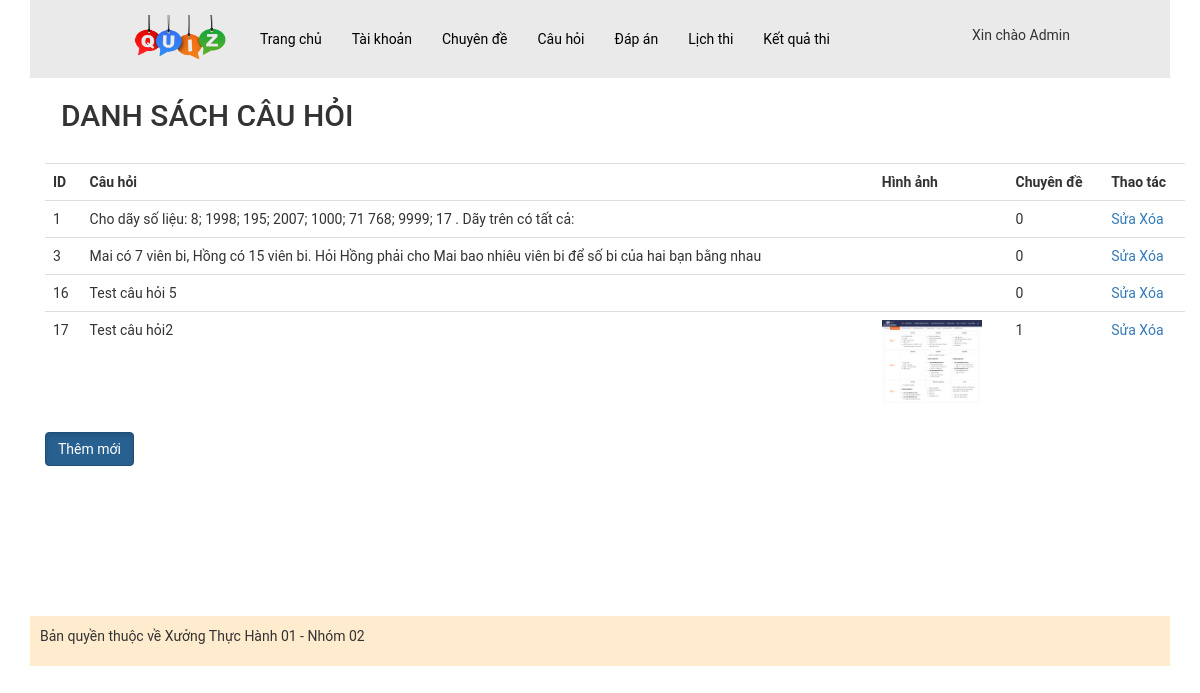
The app's page /admin/index.php?act=dsch (signed in), older data.
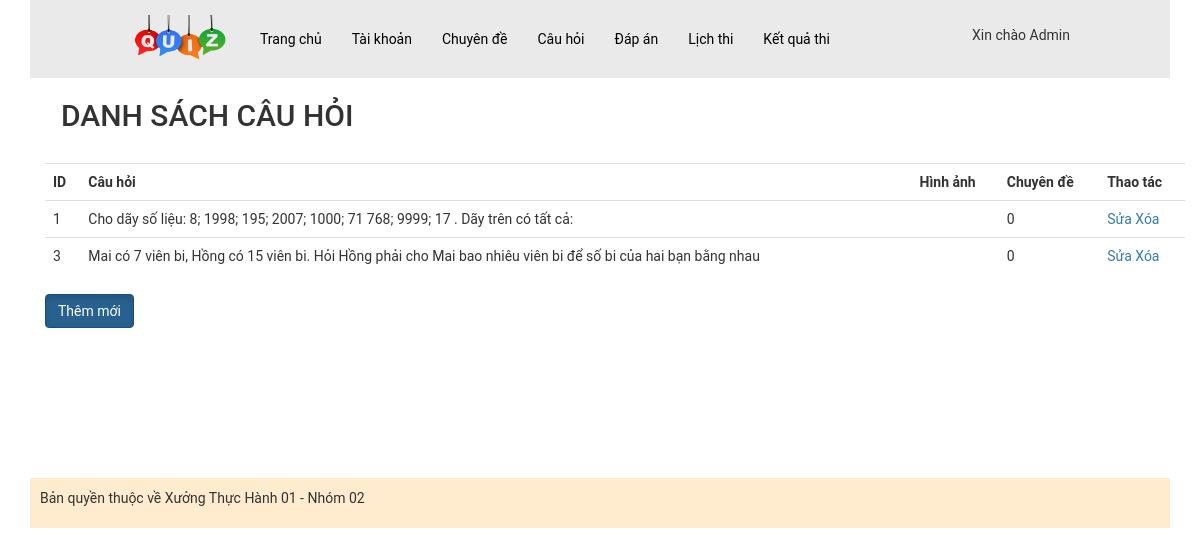
The same page, newer data.
### tables this page shows
CREATE TABLE `cauhoi` (
  `id_ch` int(11) NOT NULL,
  `content` varchar(500) NOT NULL COMMENT 'Nội dung câu hỏi (Đề bài)',
  `image` varchar(50) DEFAULT NULL,
  `id_cd` int(11) NOT NULL
);

### model/pdo.php (called while the page is built, shortened)
<?php
function pdo_get_connection(){
    $servername = "localhost";
    $username = "root";
    $password = "";
    try {
        $conn = new PDO("mysql:host=$servername;dbname=xuongth01_02", $username, $password);
        $conn->setAttribute(PDO::ATTR_ERRMODE, PDO::ERRMODE_EXCEPTION);
        return $conn;
    } catch(PDOException $e) {
        echo "Connection failed: " . $e->getMessage();
    }
}
function pdo_query($sql){
    $sql_args=array_slice(func_get_args(),1);
    try{
        $conn=pdo_get_connection();
        $stmt=$conn->prepare($sql);
        $stmt->execute($sql_args);
        $rows=$stmt->fetchAll();
        return $rows;
    }
    catch(PDOException $e){
        throw $e;
    }
    finally{
        unset($conn);
    }
}
?>

### model/cauhoi.php (called while the page is built, shortened)
<?php
function loadall_cauhoi()
{
    $sql = "select * from cauhoi order by id_ch asc";
    $listcauhoi = pdo_query($sql);
    return $listcauhoi;
}

### admin/cauhoi/list-cauhoi.php (the view)
<div class="container">
     <nav class="navbar bg-body-tertiary">
          <div class="container-fluid">
          <h2>DANH SÁCH CÂU HỎI</h2>
          </div>
     </nav>
     <div>
          <table  class="table" >
               <tr>
                    <th scope="col">ID</th>
                    <th>Câu hỏi</th>
                    <th>Hình ảnh</th>
                    <th>Chuyên đề</th>
                    <th>Thao tác</th>
               </tr>
          <?php
               foreach($listcauhoi as $cauhoi){
               extract($cauhoi);
               $suach = "index.php?act=editch&id=".$id_ch;
               $xoach = "index.php?act=xoach&id=".$id_ch;
               $hinhpath ="../uploads/".$image;
               if (is_file($hinhpath)) {
                    $hinh = "<img src='".$hinhpath."' width='100px'>";
               } else {
                    $hinh = "";
               }
               echo
               '<tr>
                    <td>'.$id_ch.'</td>
                    <td>'.$content.'</td>
                    <td>'.$hinh.'</td>
                    <td>'.$id_cd.'</td>
                    <td><a href="'.$suach.'">Sửa</a>
                    <a href="' . $xoach . '" onclick="return confirm(\'Bạn có chắc chắn muốn xóa?\');"> Xóa </a>
                    </td>
               </tr>';
               }
          ?>
          </table>
     </div>
     <div class="btn-group">
          <a href="?act=addch" class="btn btn-primary active" aria-current="page">Thêm mới</a>
     </div>
</div>

### admin/header.php (shortened to what this page needs)
<!DOCTYPE html>
<html lang="en">
<head>
    <link rel="stylesheet" href="../assets/css/style.css">
    <link rel="stylesheet" href="https://maxcdn.bootstrapcdn.com/bootstrap/3.4.1/css/bootstrap.min.css">
</head>

### admin/menu.php (shortened to what this page needs)
<body>
    <div class="container">
        <div class="menu">
            <ul class="main-menu">
                <li class='logo-cong-ty'><a href="?act=trangchu"><img src="../assets/img/logo-cong-ty-removebg-preview.png" alt=""></a></li>
                <li><a href="?act=trangchu">Trang chủ</a></li>
                <li><a href="?act=dstk">Tài khoản</a></li>
                <li><a href="?act=dscd">Chuyên đề</a></li>
                <li><a href="?act=dsch">Câu hỏi</a></li>
                <li><a href="?act=dsda">Đáp án</a></li>
                <li><a href="?act=dslt">Lịch thi</a></li>
                <li><a href="?act=dskq">Kết quả thi</a></li>
                <li class='login'>
                        <div class='xin-chao-user'>
                            Xin chào
                            <?php echo $_SESSION['user']['fullname'] ?>
                            <br>
                        </div> <br>
                </li>
            </ul>
        </div>

### admin/index.php (shortened to what this page needs)
<?php
include "../model/pdo.php";
include "../model/cauhoi.php";
include "header.php";
include "menu.php";
?>
<div>
    <?php
    if (isset($_GET['act']) && $_GET['act'] != "") {
        $act = $_GET['act'];
        switch ($act) {
            case 'dsch':
                $listcauhoi = loadall_cauhoi();
                include "cauhoi/list-cauhoi.php";
                break;
        }
    } else {
        include "trangchu/trangchu.php";
    }
    ?>
</div>
<?php
include "footer.php";
?>

### admin/footer.php
<div class="footer-trangchu">
            <p>Bản quyền thuộc về Xưởng Thực Hành 01 - Nhóm 02</p>
        </div>
    </div>
</body>
</html>

### assets/css/style.css (style rules this page uses)
.container { margin: 0px auto; padding: 0px; }
* { padding: 0px; margin: 0px; font-family: roboto; }
.menu ul.main-menu li img { width: 100px; padding-top: 5px; }
.menu { background-color: #eaeaea; }
.menu ul.main-menu { padding: 0px; list-style: none; display: flex; flex-direction: row; justify-content: flex-start; max-width: 960px; margin: 0px auto; align-items: center; position: relative; }
.menu ul.main-menu li { padding: 10px 10px 10px 0px; transition: all 0.5s; border-radius: 3px; }
.menu ul.main-menu li a { padding: 10px; color: black; text-decoration: none; }
.menu ul.main-menu li.login { position: absolute; right: 0px; top: 15px; z-index: 3; }
.footer-trangchu { margin-top: 150px; padding: 10px; background-color: blanchedalmond; }
.login { padding-top: 70px; }
.btn { background-color: #c9c9c9; padding: 10px; color: black; }

Row changes from the older to the newer data that the page shows:
removed cauhoi: id_ch "16", content "Test câu hỏi 5", id_cd "0"
removed cauhoi: id_ch "17", content "Test câu hỏi2", image (picture), id_cd "1"
